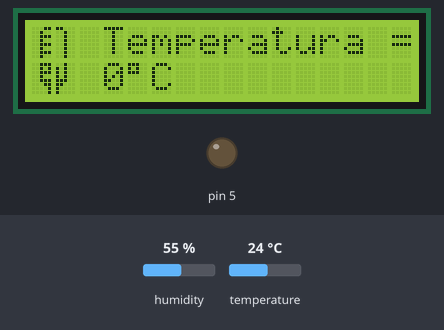
Simulated run of this sketch. Board: Arduino Uno, built with avr-gcc and run on an emulated ATmega328P. Parts: 16×2 character LCD, output pins drawn as LEDs (lit = HIGH). Inputs (shaded band) come from the test bench; at power-on: temperature 24 °C, humidity 55 %. What the sketch prints to the serial monitor is not drawn.

Above: at 1.2 s.
1.3 s: temperature set to 21.9 °C
At 4.0 s:
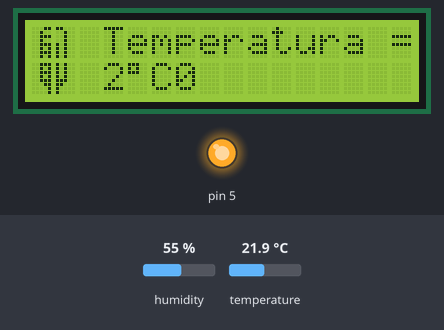
4.5 s: temperature set to 20.8 °C
At 6.4 s:
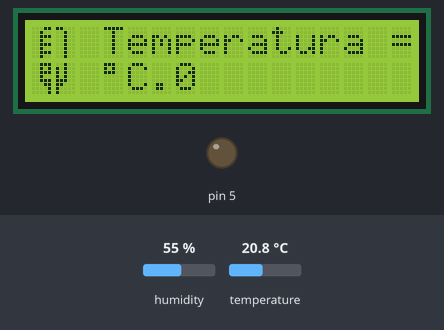
7.5 s: temperature set to 33 °C
At 9.9 s:
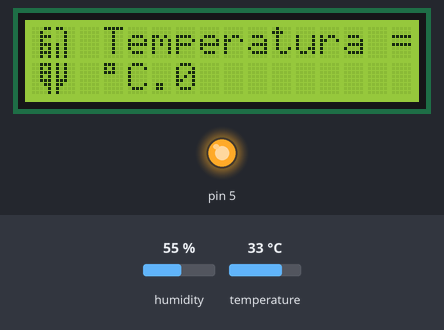
10.5 s: temperature set to 12 °C
At 13.2 s:
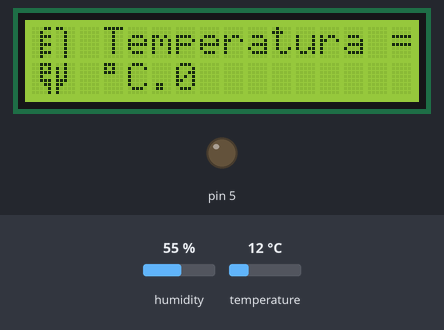
13.5 s: temperature set to 28 °C
At 15.8 s:
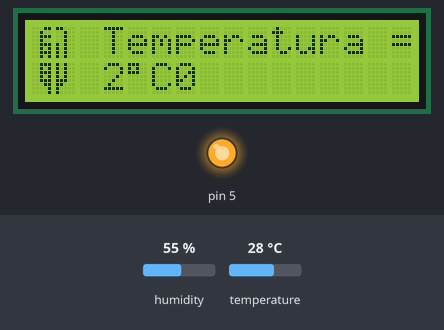
Timing chart, 0 to 17.3 s (numbered marks = the images above; inputs shaded):
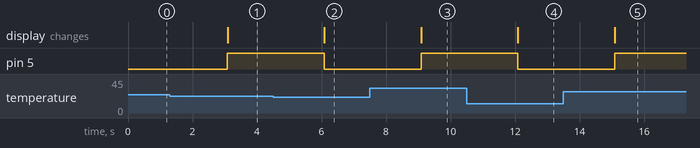

Measured:
- the behaviour switches between 21.5 and 21.4 °C on temperature (found by bisection; images 1 and 2)
- after the input at 1.3 s, the display: changes after 1.8 s (image 1)
- after the input at 4.5 s, pin 5: HIGH → LOW after 1.6 s; the display: changes after 1.6 s (image 2)
- after the input at 7.5 s, pin 5: LOW → HIGH after 1.6 s; the display: changes after 1.6 s (image 3)
- after the input at 10.5 s, pin 5: HIGH → LOW after 1.6 s; the display: changes after 1.6 s (image 4)
- after the input at 13.5 s, pin 5: LOW → HIGH after 1.6 s; the display: changes after 1.6 s (image 5)

The sketch:

TERMOMETRO.ino
```cpp
#include <dht_nonblocking.h>
#include <LiquidCrystal.h>

#define DHT_SENSOR_TYPE DHT_TYPE_11
//#define DHT_SENSOR_TYPE DHT_TYPE_21
//#define DHT_SENSOR_TYPE DHT_TYPE_22
float temperature_old;
float temperature;
float humidity;
static const int DHT_SENSOR_PIN = 2;
DHT_nonblocking dht_sensor( DHT_SENSOR_PIN, DHT_SENSOR_TYPE );

LiquidCrystal lcd(7, 8, 9, 10, 11, 12);

// Definizione di un simbolo personalizzato
byte nordsx1[8] = {
  0b00011,
  0b00100,
  0b00111,
  0b00100,
  0b00111,
  0b00101,
  0b00111,
  0b00101
};

byte norddx1[8] = {
  0b11000,
  0b00100,
  0b00100,
  0b00100,
  0b10100,
  0b10100,
  0b10100,
  0b10100
};

byte sudsx1[8] = {
  0b00111,
  0b00101,
  0b00111,
  0b00101,
  0b00111,
  0b00011,
  0b00001,
  0b00001
};

byte suddx1[8] = {
  0b10100,
  0b10100,
  0b10100,
  0b10100,
  0b11100,
  0b11000,
  0b10000,
  0b10000
};

byte nordsx2[8] = {
  0b00011,
  0b00100,
  0b00111,
  0b00100,
  0b00111,
  0b00100,
  0b00111,
  0b00100
};

byte norddx2[8] = {
  0b11000,
  0b00100,
  0b00100,
  0b00100,
  0b00100,
  0b00100,
  0b00100,
  0b00100
};

byte sudsx2[8] = {
  0b00111,
  0b00101,
  0b00111,
  0b00100,
  0b00111,
  0b00011,
  0b00001,
  0b00001
};

byte suddx2[8] = {
  0b00100,
  0b10100,
  0b10100,
  0b10100,
  0b11100,
  0b11000,
  0b10000,
  0b10000
};


void setup(){
  pinMode(5, OUTPUT);
  Serial.begin(9600);

  lcd.begin(16,2);      // inizializzazione dell'LCD

  // creazione nuovi caratteri
  lcd.createChar(0, nordsx1);
  lcd.createChar(1, norddx1);
  lcd.createChar(2, sudsx1);
  lcd.createChar(3, suddx1);
  lcd.createChar(4, nordsx2);
  lcd.createChar(5, norddx2);
  lcd.createChar(6, sudsx2);
  lcd.createChar(7, suddx2);
  // Cancella il display
  resetta();
}

static bool measure_environment( float *temperature, float *humidity ){
  static unsigned long measurement_timestamp = millis( );

  /* Measure once every four seconds. */
  if( millis( ) - measurement_timestamp > 3000ul )
  {
    if( dht_sensor.measure( temperature, humidity ) == true )
    {
      measurement_timestamp = millis( );
      return( true );
    }
  }

  return( false );
}

void loop(){
  temperature_old=temperature;
  analizza();
  if(temperature_old!=temperature){
  resetta();
  }
  if(temperature>21){
    digitalWrite(5, HIGH);
    disegno("temp_alta");
  } else{
    digitalWrite(5, LOW);
    disegno("temp_bassa");
  }
}

void analizza(){
  /* Measure temperature and humidity.  If the functions returns
     true, then a measurement is available. */
  if( measure_environment( &temperature, &humidity ) == true ){
    Serial.print( temperature, 1 );
    Serial.print( "C," );
    Serial.print( humidity, 1);
    Serial.println( "%" );
  }
}

void resetta(){
  lcd.clear();
  lcd.setCursor(3,0);
  lcd.print("Temperatura =");
  lcd.setCursor(3, 1);
  lcd.print(temperature,1);
  int lunghezza =strlen((int)temperature);
  lcd.setCursor(3+lunghezza,1);
  lcd.print((char)223);
  lcd.setCursor(4+lunghezza,1);
  lcd.print("C");
}

void disegno(String i){
  if(i=="temp_alta"){
    lcd.setCursor(0, 0);
    lcd.write(byte(0));

    lcd.setCursor(1, 0);
    lcd.write(byte(1));

    lcd.setCursor(0, 1);
    lcd.write(byte(2));

    lcd.setCursor(1, 1);
    lcd.write(byte(3));
  }
  if(i=="temp_bassa"){
    lcd.setCursor(0, 0);
    lcd.write(byte(4));

    lcd.setCursor(1, 0);
    lcd.write(byte(5));

    lcd.setCursor(0, 1);
    lcd.write(byte(6));

    lcd.setCursor(1, 1);
    lcd.write(byte(7));
  }
}
```
